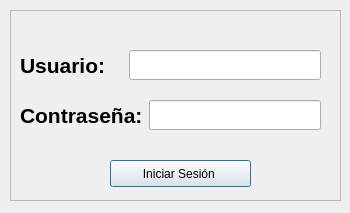
<?xml version="1.0" encoding="UTF-8"?>
<ui version="4.0">
 <class>Dialog</class>
 <widget class="QDialog" name="Dialog">
  <property name="windowModality">
   <enum>Qt::WindowModal</enum>
  </property>
  <property name="geometry">
   <rect>
    <x>0</x>
    <y>0</y>
    <width>350</width>
    <height>213</height>
   </rect>
  </property>
  <property name="windowTitle">
   <string>Login</string>
  </property>
  <widget class="QFrame" name="frame">
   <property name="geometry">
    <rect>
     <x>10</x>
     <y>10</y>
     <width>331</width>
     <height>191</height>
    </rect>
   </property>
   <property name="frameShape">
    <enum>QFrame::StyledPanel</enum>
   </property>
   <property name="frameShadow">
    <enum>QFrame::Raised</enum>
   </property>
   <widget class="QPushButton" name="boton_iniciarsesion">
    <property name="geometry">
     <rect>
      <x>100</x>
      <y>150</y>
      <width>141</width>
      <height>27</height>
     </rect>
    </property>
    <property name="text">
     <string>Iniciar Sesión </string>
    </property>
   </widget>
   <widget class="QWidget" name="layoutWidget">
    <property name="geometry">
     <rect>
      <x>10</x>
      <y>30</y>
      <width>301</width>
      <height>51</height>
     </rect>
    </property>
    <layout class="QHBoxLayout" name="horizontalLayout">
     <item>
      <widget class="QLabel" name="label">
       <property name="font">
        <font>
         <pointsize>16</pointsize>
         <weight>75</weight>
         <bold>true</bold>
        </font>
       </property>
       <property name="text">
        <string>Usuario:   </string>
       </property>
      </widget>
     </item>
     <item>
      <widget class="QLineEdit" name="input_usuario">
       <property name="minimumSize">
        <size>
         <width>100</width>
         <height>30</height>
        </size>
       </property>
      </widget>
     </item>
    </layout>
   </widget>
   <widget class="QWidget" name="layoutWidget">
    <property name="geometry">
     <rect>
      <x>10</x>
      <y>80</y>
      <width>301</width>
      <height>51</height>
     </rect>
    </property>
    <layout class="QHBoxLayout" name="horizontalLayout_2">
     <item>
      <widget class="QLabel" name="label_2">
       <property name="font">
        <font>
         <pointsize>16</pointsize>
         <weight>75</weight>
         <bold>true</bold>
        </font>
       </property>
       <property name="text">
        <string>Contraseña:</string>
       </property>
      </widget>
     </item>
     <item>
      <widget class="QLineEdit" name="input_pwd">
       <property name="minimumSize">
        <size>
         <width>150</width>
         <height>30</height>
        </size>
       </property>
       <property name="echoMode">
        <enum>QLineEdit::Password</enum>
       </property>
      </widget>
     </item>
    </layout>
   </widget>
   <zorder>layoutWidget</zorder>
   <zorder>layoutWidget</zorder>
   <zorder>boton_iniciarsesion</zorder>
  </widget>
 </widget>
 <resources/>
 <connections/>
</ui>
